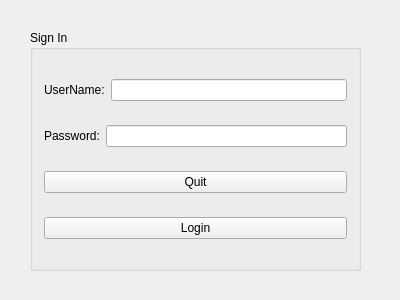
<?xml version="1.0" encoding="UTF-8"?>
<ui version="4.0">
 <class>MainWindow</class>
 <widget class="QMainWindow" name="MainWindow">
  <property name="geometry">
   <rect>
    <x>0</x>
    <y>0</y>
    <width>400</width>
    <height>300</height>
   </rect>
  </property>
  <property name="windowTitle">
   <string>MainWindow</string>
  </property>
  <widget class="QWidget" name="centralWidget">
   <widget class="QGroupBox" name="groupBox">
    <property name="geometry">
     <rect>
      <x>30</x>
      <y>30</y>
      <width>331</width>
      <height>241</height>
     </rect>
    </property>
    <property name="title">
     <string>Sign In</string>
    </property>
    <layout class="QVBoxLayout" name="verticalLayout">
     <item>
      <layout class="QHBoxLayout" name="horizontalLayout">
       <item>
        <widget class="QLabel" name="label">
         <property name="text">
          <string>UserName:</string>
         </property>
        </widget>
       </item>
       <item>
        <widget class="QLineEdit" name="username"/>
       </item>
      </layout>
     </item>
     <item>
      <layout class="QHBoxLayout" name="horizontalLayout_2">
       <item>
        <widget class="QLabel" name="label_2">
         <property name="text">
          <string>Password:</string>
         </property>
        </widget>
       </item>
       <item>
        <widget class="QLineEdit" name="passwd"/>
       </item>
      </layout>
     </item>
     <item>
      <widget class="QPushButton" name="pushButton_2">
       <property name="text">
        <string>Quit</string>
       </property>
      </widget>
     </item>
     <item>
      <widget class="QPushButton" name="pushButton">
       <property name="text">
        <string>Login</string>
       </property>
      </widget>
     </item>
    </layout>
   </widget>
   <widget class="QWidget" name="">
    <property name="geometry">
     <rect>
      <x>0</x>
      <y>0</y>
      <width>2</width>
      <height>2</height>
     </rect>
    </property>
    <layout class="QVBoxLayout" name="verticalLayout"/>
   </widget>
   <widget class="QWidget" name="">
    <property name="geometry">
     <rect>
      <x>0</x>
      <y>0</y>
      <width>2</width>
      <height>2</height>
     </rect>
    </property>
    <layout class="QVBoxLayout" name="verticalLayout_2"/>
   </widget>
   <widget class="QWidget" name="">
    <property name="geometry">
     <rect>
      <x>0</x>
      <y>0</y>
      <width>2</width>
      <height>2</height>
     </rect>
    </property>
    <layout class="QHBoxLayout" name="horizontalLayout_3"/>
   </widget>
  </widget>
 </widget>
 <layoutdefault spacing="6" margin="11"/>
 <resources/>
 <connections/>
</ui>
